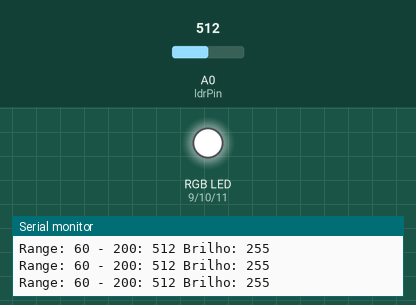
Bench run of a program on a simulated Arduino Uno, built with avr-gcc and run on an emulated ATmega328P. Shown: an RGB LED mixed from three pins (HIGH = lit), the last lines printed to the serial monitor. The inputs (shaded band) are chosen by the test bench; at power-on: A0 (ldrPin) = 512. Dim RGB values are drawn brighter than linear.

Above: at 1.2 s.
1.3 s: A0 (ldrPin) set to 212
2.8 s: A0 (ldrPin) set to 192
At 3.2 s:
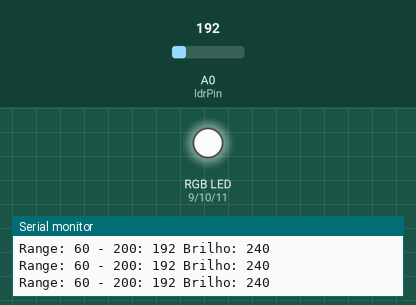
4.3 s: A0 (ldrPin) set to 122
At 4.8 s:
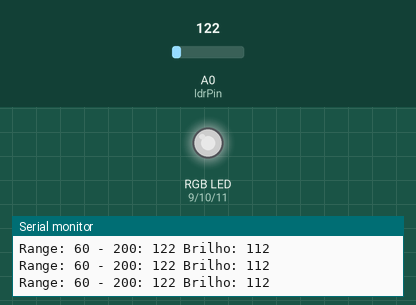
5.8 s: A0 (ldrPin) set to 0
At 6.3 s:
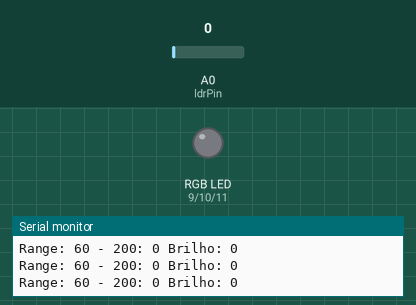
Timing chart, 0 to 8.3 s (numbered marks = the images above; inputs shaded):
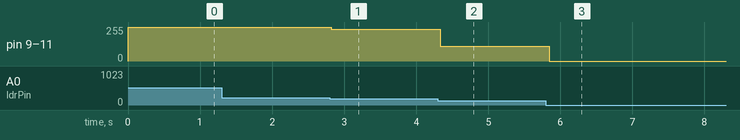

The program:

main.cpp
```cpp
#include <Arduino.h>

// Definição dos pinos
const int redPin = 9;
const int greenPin = 10;
const int bluePin = 11;
const int ldrPin = A0;

void setup() {
  // configuração dos pinos
  pinMode(redPin, OUTPUT);
  Serial.println("Pino vermelho configurado como OUTPUT: " + String(redPin));

  pinMode(greenPin, OUTPUT);
  Serial.println("Pino verde configurado como OUTPUT: " + String(greenPin));

  pinMode(bluePin, OUTPUT);
  Serial.println("Pino azul configurado como OUTPUT: " + String(bluePin));

  pinMode(ldrPin, INPUT);
  Serial.println("Pino LDR configurado como INPUT: " + String(ldrPin));

  Serial.begin(9600);
  Serial.println("Setup completo");
}

void loop() {
  //controlo da intensidade da fita led rgb com o LDR
  int LDRValue = analogRead(ldrPin);
  int brilho = map(LDRValue, 60, 200, 0, 255);
  brilho = constrain(brilho, 0, 255);
  analogWrite(redPin, brilho);
  analogWrite(greenPin, brilho);
  analogWrite(bluePin, brilho);
  Serial.println("Range: 60 - 200: " + String(LDRValue) + " Brilho: " + String(brilho));
  delay(100);
}
```

Measured:
- after the input at 2.8 s, pin 9 (redPin), pin 10 (greenPin), pin 11 (bluePin): 255/255 → 240/255 at once
- after the input at 4.3 s, pin 9 (redPin), pin 10 (greenPin), pin 11 (bluePin): 240/255 → 112/255 at once
- after the input at 5.8 s, pin 9 (redPin), pin 10 (greenPin), pin 11 (bluePin): 112/255 → 0/255 at once
